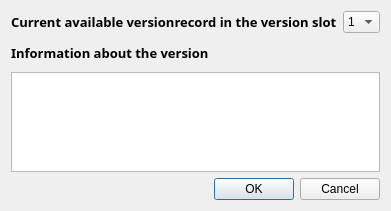
<?xml version="1.0" encoding="UTF-8"?>
<ui version="4.0">
 <class>versiondialog</class>
 <widget class="QDialog" name="versiondialog">
  <property name="geometry">
   <rect>
    <x>0</x>
    <y>0</y>
    <width>391</width>
    <height>211</height>
   </rect>
  </property>
  <property name="windowTitle">
   <string>Dialog</string>
  </property>
  <layout class="QVBoxLayout" name="verticalLayout">
   <item>
    <layout class="QHBoxLayout" name="horizontalLayout">
     <item>
      <widget class="QLabel" name="label">
       <property name="font">
        <font>
         <family>Mangal</family>
         <pointsize>10</pointsize>
         <weight>75</weight>
         <bold>true</bold>
        </font>
       </property>
       <property name="text">
        <string>Current available versionrecord in the version slot</string>
       </property>
       <property name="buddy">
        <cstring>comboBox</cstring>
       </property>
      </widget>
     </item>
     <item>
      <widget class="QComboBox" name="comboBox">
       <item>
        <property name="text">
         <string>1</string>
        </property>
       </item>
       <item>
        <property name="text">
         <string>2</string>
        </property>
       </item>
       <item>
        <property name="text">
         <string>3</string>
        </property>
       </item>
       <item>
        <property name="text">
         <string>4</string>
        </property>
       </item>
       <item>
        <property name="text">
         <string>5</string>
        </property>
       </item>
      </widget>
     </item>
    </layout>
   </item>
   <item>
    <layout class="QVBoxLayout" name="verticalLayout_2">
     <property name="sizeConstraint">
      <enum>QLayout::SetDefaultConstraint</enum>
     </property>
     <item>
      <widget class="QLabel" name="label_3">
       <property name="font">
        <font>
         <family>Mangal</family>
         <pointsize>10</pointsize>
         <weight>75</weight>
         <bold>true</bold>
        </font>
       </property>
       <property name="text">
        <string>Information about the version </string>
       </property>
       <property name="buddy">
        <cstring>textEdit</cstring>
       </property>
      </widget>
     </item>
     <item>
      <widget class="QTextEdit" name="textEdit">
       <property name="sizePolicy">
        <sizepolicy hsizetype="MinimumExpanding" vsizetype="Minimum">
         <horstretch>0</horstretch>
         <verstretch>0</verstretch>
        </sizepolicy>
       </property>
       <property name="maximumSize">
        <size>
         <width>16777215</width>
         <height>100</height>
        </size>
       </property>
      </widget>
     </item>
    </layout>
   </item>
   <item>
    <layout class="QHBoxLayout" name="horizontalLayout_2">
     <item>
      <spacer name="horizontalSpacer">
       <property name="orientation">
        <enum>Qt::Horizontal</enum>
       </property>
       <property name="sizeHint" stdset="0">
        <size>
         <width>40</width>
         <height>20</height>
        </size>
       </property>
      </spacer>
     </item>
     <item>
      <widget class="QPushButton" name="okButton">
       <property name="enabled">
        <bool>true</bool>
       </property>
       <property name="text">
        <string>OK</string>
       </property>
      </widget>
     </item>
     <item>
      <widget class="QPushButton" name="cancelButton">
       <property name="text">
        <string>Cancel</string>
       </property>
      </widget>
     </item>
    </layout>
   </item>
  </layout>
 </widget>
 <resources/>
 <connections/>
</ui>
